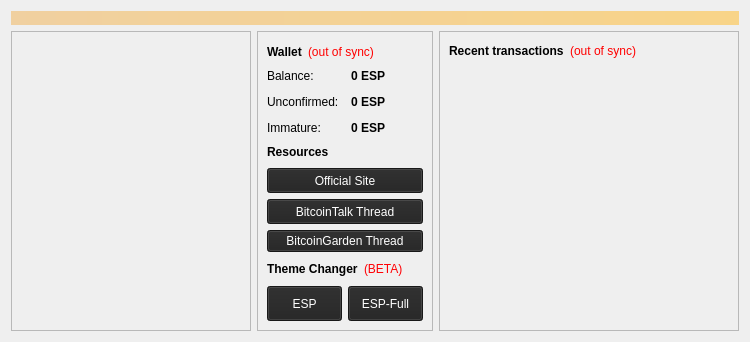
<?xml version="1.0" encoding="UTF-8"?>
<ui version="4.0">
 <class>OverviewPage</class>
 <widget class="QWidget" name="OverviewPage">
  <property name="geometry">
   <rect>
    <x>0</x>
    <y>0</y>
    <width>750</width>
    <height>342</height>
   </rect>
  </property>
  <property name="minimumSize">
   <size>
    <width>750</width>
    <height>342</height>
   </size>
  </property>
  <property name="maximumSize">
   <size>
    <width>167777</width>
    <height>167776</height>
   </size>
  </property>
  <property name="windowTitle">
   <string>Form</string>
  </property>
  <property name="styleSheet">
   <string notr="true"/>
  </property>
  <layout class="QVBoxLayout" name="topLayout">
   <item>
    <widget class="QLabel" name="labelAlerts">
     <property name="visible">
      <bool>false</bool>
     </property>
     <property name="styleSheet">
      <string notr="true">background-color: qlineargradient(x1: 0, y1: 0, x2: 1, y2: 0, stop:0 #F0D0A0, stop:1 #F8D488); color:#000000;</string>
     </property>
     <property name="wordWrap">
      <bool>true</bool>
     </property>
     <property name="margin">
      <number>3</number>
     </property>
    </widget>
   </item>
   <item>
    <layout class="QHBoxLayout" name="horizontalLayout" stretch="1,0,1">
     <item>
      <layout class="QVBoxLayout" name="verticalLayout_2">
       <item>
        <widget class="QFrame" name="frame">
         <property name="frameShape">
          <enum>QFrame::StyledPanel</enum>
         </property>
         <property name="frameShadow">
          <enum>QFrame::Raised</enum>
         </property>
         <layout class="QGridLayout" name="gridLayout_2">
          <item row="0" column="1">
           <spacer name="verticalSpacer_2">
            <property name="orientation">
             <enum>Qt::Vertical</enum>
            </property>
            <property name="sizeHint" stdset="0">
             <size>
              <width>20</width>
              <height>40</height>
             </size>
            </property>
           </spacer>
          </item>
          <item row="2" column="1">
           <spacer name="verticalSpacer">
            <property name="orientation">
             <enum>Qt::Vertical</enum>
            </property>
            <property name="sizeHint" stdset="0">
             <size>
              <width>20</width>
              <height>40</height>
             </size>
            </property>
           </spacer>
          </item>
          <item row="1" column="1">
           <widget class="QLabel" name="label_wallet_bgcoin">
            <property name="text">
             <string/>
            </property>
            <property name="pixmap">
             <pixmap resource="../bitcoin.qrc">:/images/wallet_bgcoin</pixmap>
            </property>
            <property name="scaledContents">
             <bool>false</bool>
            </property>
            <property name="alignment">
             <set>Qt::AlignCenter</set>
            </property>
            <property name="margin">
             <number>-2</number>
            </property>
           </widget>
          </item>
          <item row="1" column="0">
           <spacer name="horizontalSpacer_3">
            <property name="orientation">
             <enum>Qt::Horizontal</enum>
            </property>
            <property name="sizeHint" stdset="0">
             <size>
              <width>40</width>
              <height>20</height>
             </size>
            </property>
           </spacer>
          </item>
          <item row="1" column="2">
           <spacer name="horizontalSpacer_4">
            <property name="orientation">
             <enum>Qt::Horizontal</enum>
            </property>
            <property name="sizeHint" stdset="0">
             <size>
              <width>40</width>
              <height>20</height>
             </size>
            </property>
           </spacer>
          </item>
         </layout>
        </widget>
       </item>
      </layout>
     </item>
     <item>
      <widget class="QFrame" name="frame_3">
       <property name="frameShape">
        <enum>QFrame::StyledPanel</enum>
       </property>
       <property name="frameShadow">
        <enum>QFrame::Raised</enum>
       </property>
       <layout class="QGridLayout" name="gridLayout">
        <item row="4" column="0">
         <widget class="QPushButton" name="pushButton_2">
          <property name="enabled">
           <bool>true</bool>
          </property>
          <property name="minimumSize">
           <size>
            <width>10</width>
            <height>25</height>
           </size>
          </property>
          <property name="cursor">
           <cursorShape>PointingHandCursor</cursorShape>
          </property>
          <property name="styleSheet">
           <string notr="true">background-color: rgb(34, 34, 34);
selection-background-color: rgb(0, 85, 127);
color: rgb(255, 255, 255);</string>
          </property>
          <property name="text">
           <string>BitcoinTalk Thread</string>
          </property>
         </widget>
        </item>
        <item row="6" column="0">
         <layout class="QHBoxLayout" name="horizontalLayout_5">
          <item>
           <widget class="QLabel" name="label_2">
            <property name="font">
             <font>
              <weight>75</weight>
              <bold>true</bold>
             </font>
            </property>
            <property name="text">
             <string>Theme Changer</string>
            </property>
           </widget>
          </item>
          <item>
           <widget class="QLabel" name="label_7">
            <property name="autoFillBackground">
             <bool>false</bool>
            </property>
            <property name="styleSheet">
             <string notr="true">color: rgb(255, 0, 4);</string>
            </property>
            <property name="text">
             <string>(BETA)</string>
            </property>
           </widget>
          </item>
         </layout>
        </item>
        <item row="2" column="0">
         <widget class="QLabel" name="label_6">
          <property name="font">
           <font>
            <weight>75</weight>
            <bold>true</bold>
           </font>
          </property>
          <property name="text">
           <string>Resources</string>
          </property>
         </widget>
        </item>
        <item row="3" column="0">
         <widget class="QPushButton" name="pushButton">
          <property name="minimumSize">
           <size>
            <width>10</width>
            <height>25</height>
           </size>
          </property>
          <property name="cursor">
           <cursorShape>PointingHandCursor</cursorShape>
          </property>
          <property name="autoFillBackground">
           <bool>false</bool>
          </property>
          <property name="styleSheet">
           <string notr="true">background-color: rgb(34, 34, 34);
selection-color: rgb(0, 85, 127);
selection-background-color: rgb(0, 85, 127);
color: rgb(255, 255, 255);</string>
          </property>
          <property name="text">
           <string>Official Site</string>
          </property>
         </widget>
        </item>
        <item row="10" column="0">
         <layout class="QHBoxLayout" name="horizontalLayout_3">
          <item>
           <widget class="QPushButton" name="pushButton_3">
            <property name="minimumSize">
             <size>
              <width>40</width>
              <height>35</height>
             </size>
            </property>
            <property name="maximumSize">
             <size>
              <width>75</width>
              <height>45</height>
             </size>
            </property>
            <property name="cursor">
             <cursorShape>PointingHandCursor</cursorShape>
            </property>
            <property name="styleSheet">
             <string notr="true">background-color: rgb(34, 34, 34);
selection-background-color: rgb(0, 85, 127);
color: rgb(255, 255, 255);</string>
            </property>
            <property name="text">
             <string>ESP</string>
            </property>
           </widget>
          </item>
          <item>
           <widget class="QPushButton" name="pushButton_4">
            <property name="minimumSize">
             <size>
              <width>75</width>
              <height>35</height>
             </size>
            </property>
            <property name="maximumSize">
             <size>
              <width>75</width>
              <height>45</height>
             </size>
            </property>
            <property name="cursor">
             <cursorShape>PointingHandCursor</cursorShape>
            </property>
            <property name="styleSheet">
             <string notr="true">background-color: rgb(34, 34, 34);
selection-background-color: rgb(0, 85, 127);
color: rgb(255, 255, 255);</string>
            </property>
            <property name="text">
             <string>ESP-Full</string>
            </property>
           </widget>
          </item>
         </layout>
        </item>
        <item row="0" column="0">
         <layout class="QHBoxLayout" name="horizontalLayout_4">
          <item>
           <widget class="QLabel" name="label_5">
            <property name="font">
             <font>
              <weight>75</weight>
              <bold>true</bold>
             </font>
            </property>
            <property name="text">
             <string>Wallet</string>
            </property>
           </widget>
          </item>
          <item>
           <widget class="QLabel" name="labelWalletStatus">
            <property name="toolTip">
             <string>&lt;html&gt;&lt;head/&gt;&lt;body&gt;&lt;p&gt;The displayed information may be out of date. Your wallet automatically synchronizes with the Espers network after a connection is established, but this process has not completed yet.&lt;/p&gt;&lt;/body&gt;&lt;/html&gt;</string>
            </property>
            <property name="styleSheet">
             <string notr="true">QLabel { color: red; }</string>
            </property>
            <property name="text">
             <string notr="true">(out of sync)</string>
            </property>
            <property name="alignment">
             <set>Qt::AlignLeading|Qt::AlignLeft|Qt::AlignVCenter</set>
            </property>
           </widget>
          </item>
          <item>
           <spacer name="horizontalSpacer_2">
            <property name="orientation">
             <enum>Qt::Horizontal</enum>
            </property>
            <property name="sizeHint" stdset="0">
             <size>
              <width>40</width>
              <height>20</height>
             </size>
            </property>
           </spacer>
          </item>
         </layout>
        </item>
        <item row="1" column="0">
         <layout class="QFormLayout" name="formLayout">
          <property name="horizontalSpacing">
           <number>12</number>
          </property>
          <property name="verticalSpacing">
           <number>12</number>
          </property>
          <item row="0" column="0">
           <widget class="QLabel" name="label">
            <property name="text">
             <string>Balance:</string>
            </property>
           </widget>
          </item>
          <item row="0" column="1">
           <widget class="QLabel" name="labelBalance">
            <property name="font">
             <font>
              <weight>75</weight>
              <bold>true</bold>
             </font>
            </property>
            <property name="cursor">
             <cursorShape>IBeamCursor</cursorShape>
            </property>
            <property name="toolTip">
             <string>Your current balance</string>
            </property>
            <property name="text">
             <string notr="true">0 ESP</string>
            </property>
            <property name="textInteractionFlags">
             <set>Qt::LinksAccessibleByMouse|Qt::TextSelectableByKeyboard|Qt::TextSelectableByMouse</set>
            </property>
           </widget>
          </item>
          <item row="1" column="0">
           <widget class="QLabel" name="label_3">
            <property name="text">
             <string>Unconfirmed:</string>
            </property>
           </widget>
          </item>
          <item row="1" column="1">
           <widget class="QLabel" name="labelUnconfirmed">
            <property name="font">
             <font>
              <weight>75</weight>
              <bold>true</bold>
             </font>
            </property>
            <property name="cursor">
             <cursorShape>IBeamCursor</cursorShape>
            </property>
            <property name="toolTip">
             <string>Total of transactions that have yet to be confirmed, and do not yet count toward the current balance</string>
            </property>
            <property name="text">
             <string notr="true">0 ESP</string>
            </property>
            <property name="textInteractionFlags">
             <set>Qt::LinksAccessibleByMouse|Qt::TextSelectableByKeyboard|Qt::TextSelectableByMouse</set>
            </property>
           </widget>
          </item>
          <item row="2" column="0">
           <widget class="QLabel" name="labelImmatureText">
            <property name="text">
             <string>Immature:</string>
            </property>
           </widget>
          </item>
          <item row="2" column="1">
           <widget class="QLabel" name="labelImmature">
            <property name="font">
             <font>
              <weight>75</weight>
              <bold>true</bold>
             </font>
            </property>
            <property name="toolTip">
             <string>Mined balance that has not yet matured</string>
            </property>
            <property name="text">
             <string notr="true">0 ESP</string>
            </property>
            <property name="textInteractionFlags">
             <set>Qt::LinksAccessibleByMouse|Qt::TextSelectableByKeyboard|Qt::TextSelectableByMouse</set>
            </property>
           </widget>
          </item>
         </layout>
        </item>
        <item row="5" column="0">
         <widget class="QPushButton" name="pushButton_5">
          <property name="styleSheet">
           <string notr="true">background-color: rgb(34, 34, 34);
selection-background-color: rgb(0, 85, 127);
color: rgb(255, 255, 255);</string>
          </property>
          <property name="text">
           <string>BitcoinGarden Thread</string>
          </property>
         </widget>
        </item>
       </layout>
       <zorder></zorder>
       <zorder>pushButton</zorder>
       <zorder>pushButton_2</zorder>
       <zorder>label_6</zorder>
       <zorder>pushButton_5</zorder>
      </widget>
     </item>
     <item>
      <layout class="QVBoxLayout" name="verticalLayout_3">
       <item>
        <widget class="QFrame" name="frame_2">
         <property name="minimumSize">
          <size>
           <width>300</width>
           <height>0</height>
          </size>
         </property>
         <property name="frameShape">
          <enum>QFrame::StyledPanel</enum>
         </property>
         <property name="frameShadow">
          <enum>QFrame::Raised</enum>
         </property>
         <layout class="QVBoxLayout" name="verticalLayout">
          <item>
           <layout class="QHBoxLayout" name="horizontalLayout_2">
            <item>
             <widget class="QLabel" name="label_4">
              <property name="text">
               <string>&lt;b&gt;Recent transactions&lt;/b&gt;</string>
              </property>
             </widget>
            </item>
            <item>
             <widget class="QLabel" name="labelTransactionsStatus">
              <property name="toolTip">
               <string>&lt;html&gt;&lt;head/&gt;&lt;body&gt;&lt;p&gt;The displayed information may be out of date. Your wallet automatically synchronizes with the Espers network after a connection is established, but this process has not completed yet.&lt;/p&gt;&lt;/body&gt;&lt;/html&gt;</string>
              </property>
              <property name="styleSheet">
               <string notr="true">QLabel { color: red; }</string>
              </property>
              <property name="text">
               <string notr="true">(out of sync)</string>
              </property>
              <property name="alignment">
               <set>Qt::AlignRight|Qt::AlignTrailing|Qt::AlignVCenter</set>
              </property>
             </widget>
            </item>
            <item>
             <spacer name="horizontalSpacer">
              <property name="orientation">
               <enum>Qt::Horizontal</enum>
              </property>
              <property name="sizeHint" stdset="0">
               <size>
                <width>40</width>
                <height>20</height>
               </size>
              </property>
             </spacer>
            </item>
           </layout>
          </item>
          <item>
           <widget class="QListView" name="listTransactions">
            <property name="styleSheet">
             <string notr="true">QListView { background: transparent; }</string>
            </property>
            <property name="frameShape">
             <enum>QFrame::NoFrame</enum>
            </property>
            <property name="verticalScrollBarPolicy">
             <enum>Qt::ScrollBarAlwaysOff</enum>
            </property>
            <property name="horizontalScrollBarPolicy">
             <enum>Qt::ScrollBarAlwaysOff</enum>
            </property>
            <property name="selectionMode">
             <enum>QAbstractItemView::NoSelection</enum>
            </property>
           </widget>
          </item>
         </layout>
        </widget>
       </item>
      </layout>
     </item>
    </layout>
   </item>
  </layout>
 </widget>
 <resources>
  <include location="../bitcoin.qrc"/>
 </resources>
 <connections/>
</ui>
